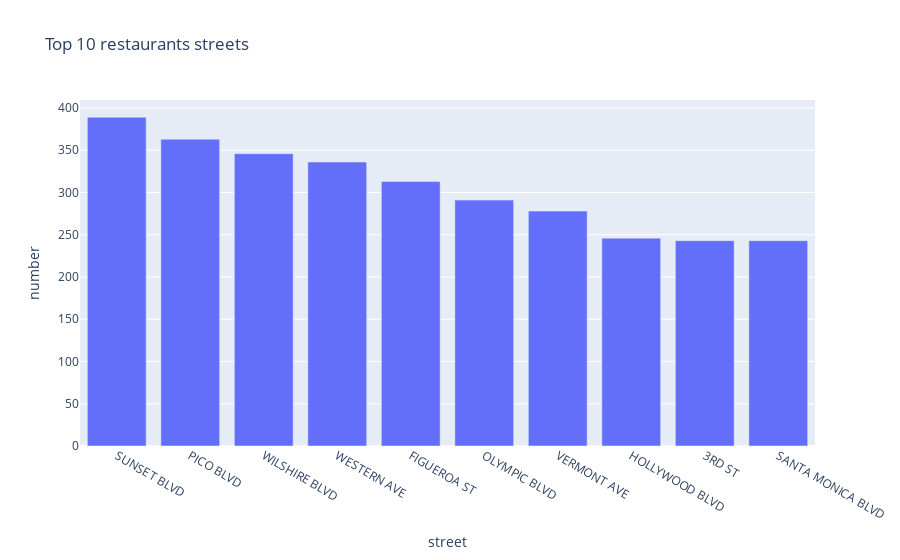

The code cell stored with this chart in its notebook:
### Code cell
# Plot the results
fig = px.bar(restaurantsByStreet.head(10),
            x='street',
            y='number',
            title='Top 10 restaurants streets')
fig.show()

### Figure 1 — Plotly figure (JSON) as saved in the notebook; plotly's stock layout.template omitted (floating-point values rounded to 4 significant figures)
{"data": [{"alignmentgroup": "True", "hovertemplate": "street=%{x}<br>number=%{y}<extra></extra>", "legendgroup": "", "marker": {"color": "#636efa", "pattern": {"shape": ""}}, "name": "", "offsetgroup": "", "orientation": "v", "showlegend": false, "textposition": "auto", "type": "bar", "x": ["SUNSET BLVD", "PICO BLVD", "WILSHIRE BLVD", "WESTERN AVE", "FIGUEROA ST", "OLYMPIC BLVD", "VERMONT AVE", "HOLLYWOOD BLVD", "3RD ST", "SANTA MONICA BLVD"], "xaxis": "x", "y": [389, 363, 346, 336, 313, 291, 278, 246, 243, 243], "yaxis": "y"}], "layout": {"barmode": "relative", "legend": {"tracegroupgap": 0}, "title": {"text": "Top 10 restaurants streets"}, "xaxis": {"anchor": "y", "domain": [0, 1], "title": {"text": "street"}}, "yaxis": {"anchor": "x", "domain": [0, 1], "title": {"text": "number"}}}}
